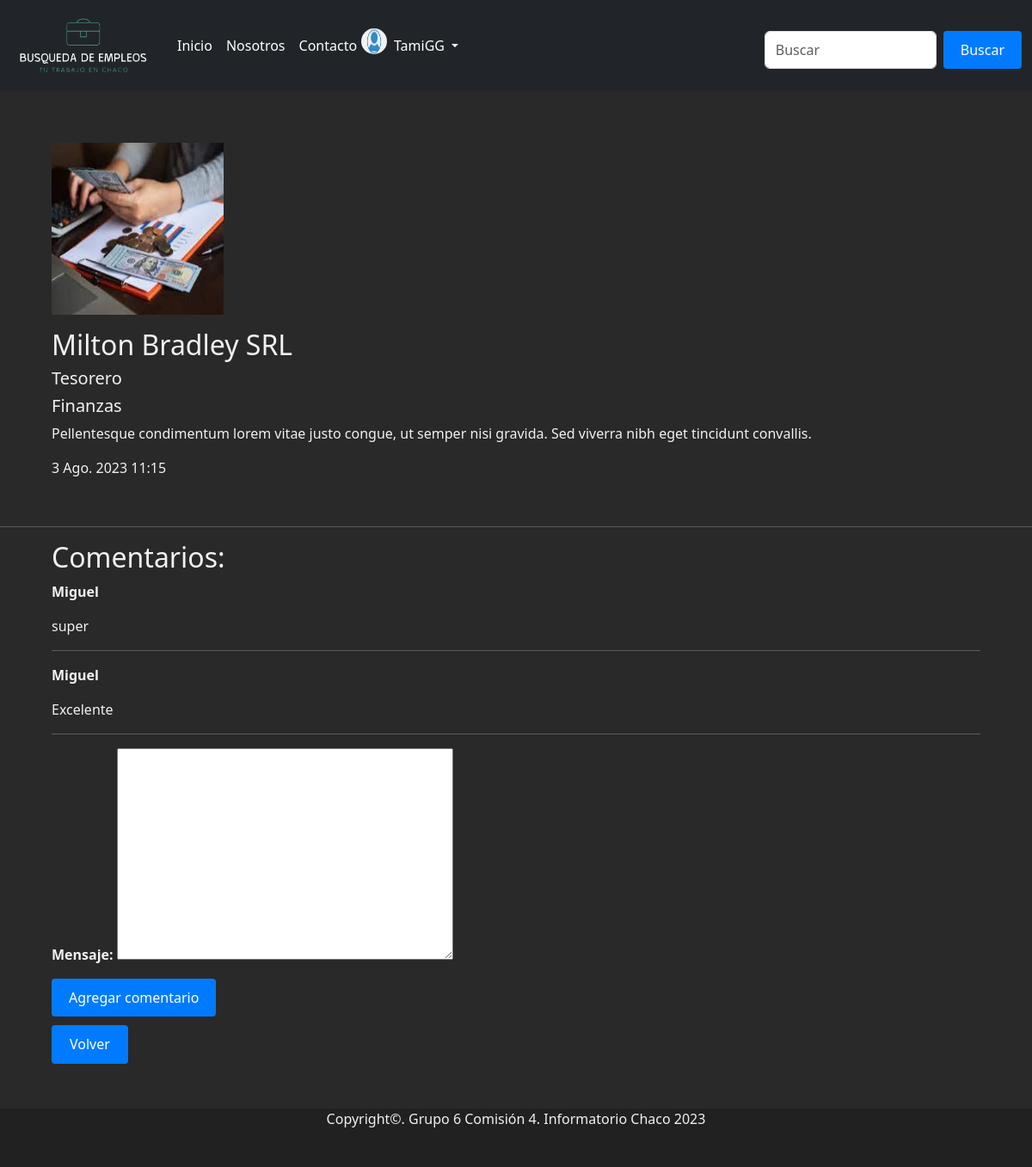
/publicaciones/detalle/20/ (signed in), run on the app's committed database.
### apps/usuarios/models.py (models this page shows)
class Usuario (AbstractUser):
    nombre = models.CharField(max_length=20, null=True)
    apellido= models.CharField(max_length=20, null=True)
    edad= models.CharField(max_length=2, null=True)
    is_staff= models.BooleanField( 'es_staff', default=False)
    imagen = models.ImageField(null=True, blank=True, upload_to='usuarios',default='usuarios/inicio_sesion.png')
    def __str__(self):
        return self.nombre

### apps/publicaciones/models.py (models this page shows, shortened)
class Publicaciones(models.Model):
    titulo = models.CharField(max_length=30, null=False)
    empresa = models.CharField(max_length=20, null=False)
    descripcion = models.TextField()
    fecha_agregado= models.DateTimeField(auto_now_add=True)
    is_staff= models.ForeignKey(Usuario, on_delete=models.SET_NULL, null=True)
    published= models.DateTimeField(blank=False, default=timezone.now)
    imagen= models.ImageField(null=True, blank=True, upload_to='publicaciones', default='publicaciones/trabajos_default.jpg')
    categoria= models.ForeignKey(Categoria, on_delete=models.SET_NULL, null=True)
    class Meta:
        ordering = ('-published',)

class Categoria(models.Model):
    nombre= models.CharField(max_length=20, null= False)
    def __str__(self) -> str:
        return f"{self.nombre}"

class Comentarios(models.Model):
    publicacion= models.ForeignKey(Publicaciones, on_delete=models.CASCADE, related_name='comentarios')
    autor= models.ForeignKey(Usuario, on_delete=models.CASCADE)
    mensaje= models.TextField()

### apps/publicaciones/views.py (the view)
# urls.py: path("detalle/<int:pk>/", DetallePublicacion.as_view(), name='detalle'),
class DetallePublicacion(DetailView):
    model= Publicaciones
    template_name= 'publicaciones/detalle_publicacion.html'
    context_object_name= 'publicacion'
    def get_context_data(self,**kwargs):
        publicacion= self.get_object()
        comentarios= publicacion.comentarios.all()
        context=super().get_context_data(**kwargs)
        context['comentarios']=comentarios
        context['comentario_form']=ComentarioForm()
        return context

### apps/publicaciones/forms.py
class ComentarioForm(forms.ModelForm):
    class Meta:
        model= Comentarios
        fields = ['mensaje']

### templates/publicaciones/detalle_publicacion.html (shortened to what this page needs)
{% extends 'base.html' %}
{% load static %}
{% block navbar %}
{% include 'navbar.html' %}
{% endblock %}
{% block contenido %}
<link rel="stylesheet" href="{% static 'css/estilos.css' %}">
<div style="margin-top: 5%; margin-left: 5%; margin-right: 5%;">
    <p><img src="{{publicacion.imagen.url}}" alt="imagen" height="200px" width="200px"></p>
    <h2>{{publicacion.empresa}}</h2>
    <h5>{{publicacion.titulo}}</h5>
    <h5>{{publicacion.categoria}}</h5>
    <p>{{publicacion.descripcion}}</p>
    <p>{{publicacion.published}}</p>
</div>
<br>
<hr>
<div style="margin-left: 5%; margin-right: 5%; margin-bottom: 10%;">
    <h2>Comentarios:</h2>
    {% for comentario in comentarios %}
    <div>
        <p><strong>{{ comentario.autor }}</strong></p>
        <p>{{ comentario.mensaje }}</p>
        <hr>
    </div>
    {% endfor %}
    <form method="POST" action="{% url 'apps.publicaciones:agregar_comentario' pk=publicacion.id %}">
        {{ comentario_form.as_p }}
        <button type="submit">Agregar comentario</button>
    </form>
    <a href="{% url 'apps.publicaciones:ver_publicaciones' %}" class="btn btn-volver">Volver</a>
</div>
{% endblock %}

### templates/navbar.html (shortened to what this page needs)
{% load static %}
<nav class="navbar navbar-expand-lg bg-dark">
  <link rel="stylesheet" href="{% static 'css/estilos.css' %}">
  <div class="container-fluid">
    <a class="navbar-brand text-white" href="{% url 'inicio' %}"><img src="{% static 'css/img/logo4-1.png' %}" alt="Logo" style="width: 170px; height: 80px;"></a>
    <div class="collapse navbar-collapse" id="navbarScroll">
      <ul class="navbar-nav me-auto my-2 my-lg-0 navbar-nav-scroll" style="--bs-scroll-height: 100px;">
        <li class="nav-item">
          <a class="nav-link active text-white" aria-current="page" href="{% url 'inicio' %}">Inicio</a>
        </li>
        <li class="nav-item">
          <a class="nav-link active text-white" aria-current="page" href="{% url 'acerca_de' %}">Nosotros</a>
        </li>
        <li class="nav-item">
          <a class="nav-link active text-white" aria-current="page" href="{% url 'contacto' %}">Contacto</a>
        </li>
        {% if user.is_authenticated %}
          <li class="nav-item">
            <img src="{{ user.imagen.url }}" alt="Avatar" style="width: 30px; height: 30px; border-radius: 50%;position: absolute; left: 420px">
            <a class="nav-link dropdown-toggle text-white" href="#" role="button" data-bs-toggle="dropdown" aria-expanded="false" style="position: absolute;left: 450px;">
              {{ user.username }}
            </a>
          </li>
        {% endif %}
      </ul>
      <form class="d-flex">
        <input class="form-control me-2" type="search" placeholder="Buscar" aria-label="Search" style="max-width: 200px;">
        <button class="btn btn-outline-success text-white" type="submit">Buscar</button>
      </form>
    </div>
  </div>
</nav>

### static/css/estilos.css (style rules this page uses)
form { margin-top:10px; }
button[type="submit"] { background-color: #007bff; color: #fff; padding: 10px 20px; border: none; border-radius: 4px; cursor: pointer; align: center }
label { font-weight: bold; }

### templates/base.html (style rules this page uses)
body { background-color: #292929; color: #f1f1f1; background-image: url('https://i.ibb.co/N2HYBBn/Dise-o1.png'); background-size: cover; background-repeat: no-repeat; background-position: center; }
a { color: #90caf9; }

### templates/publicaciones/detalle_publicacion.html (style rules this page uses)
.btn-primary, .btn-volver { color: #fff; background-color: #007bff; border-color: #007bff; margin-top: 10px; display: inline-block; padding: 10px 20px; font-size: 16px; font-weight: 400; line-height: 1.42857143; text-align: center; white-space: nowrap; vertical-align: middle; cursor: pointer; border: 1px solid transparent; border-radius: 4px; }

### data on the page
Usuario: imagen (picture), username "TamiGG"
Publicaciones: imagen (picture), empresa "Milton Bradley SRL", titulo "Tesorero", categoria "Finanzas", descripcion "Pellentesque condimentum lorem vitae justo congue, ut semper nisi gravida. Sed viverra nibh eget tincidunt convallis.", published "3 Ago. 2023 11:15"
Comentarios: autor "Miguel", mensaje "super"
Comentarios: autor "Miguel", mensaje "Excelente"
